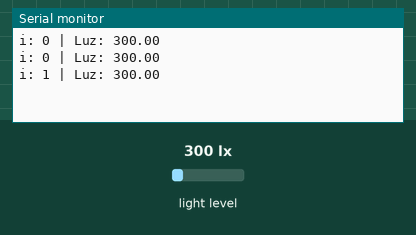
This sketch was run on a simulated Arduino Uno, built with avr-gcc and run on an emulated ATmega328P. Parts: the last lines printed to the serial monitor. Inputs (shaded band) come from the test bench; at power-on: light level 300 lx.

Above: at 1.8 s.
1.9 s: light level set to 40 lx
At 2.8 s:
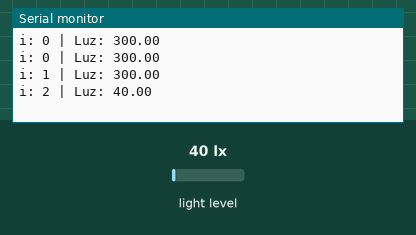
3.4 s: light level set to 500 lx
At 4.5 s:
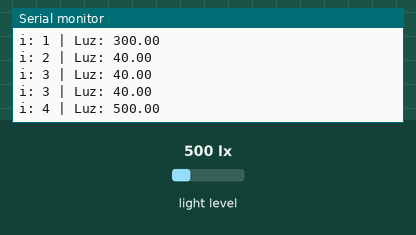
Timing chart, 0 to 6.4 s (numbered marks = the images above; inputs shaded):
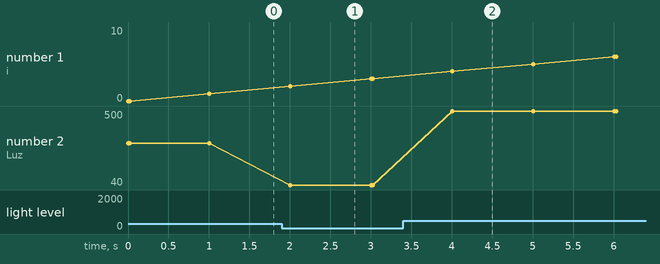

Measured:
- after the input at 1.9 s, the serial monitor: prints a new line after 0.10 s (image 1)
- after the input at 3.4 s, the serial monitor: prints a new line after 0.61 s (image 2)
- plotted number 2: 300 → 40 after the input at 1.9 s, 40 → 500 after the input at 3.4 s

The sketch:

duplicado.ino
```cpp
#include <BH1750.h>
#include <Wire.h>

BH1750 lightMeter;
int i = 0;

void setup()
{
    Serial.begin(9600);
    Wire.begin();
    lightMeter.begin();
}

void loop()
{
    float luz = lightMeter.readLightLevel();

    if (i % 3 == 0)
    {
        Serial.print("i: ");
        Serial.print(i);
        Serial.print(" | Luz: ");
        Serial.println(luz);
    }

    Serial.print("i: ");
    Serial.print(i);
    Serial.print(" | Luz: ");
    Serial.println(luz);

    delay(1000);
    i++;
}
```
